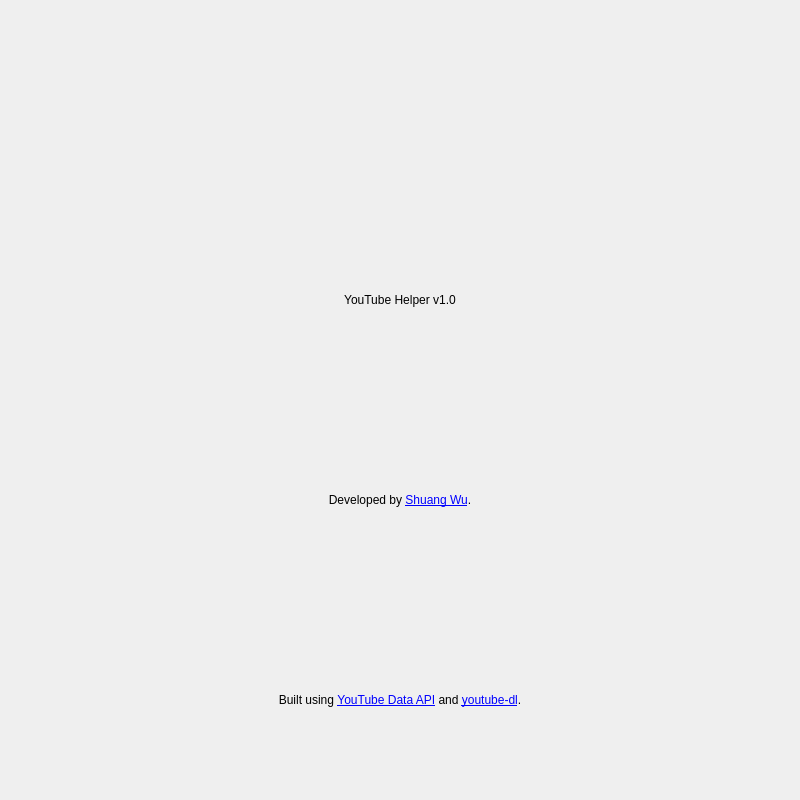
<?xml version="1.0" encoding="UTF-8"?>
<ui version="4.0">
 <class>AboutDialog</class>
 <widget class="QDialog" name="AboutDialog">
  <property name="windowModality">
   <enum>Qt::ApplicationModal</enum>
  </property>
  <property name="geometry">
   <rect>
    <x>0</x>
    <y>0</y>
    <width>800</width>
    <height>800</height>
   </rect>
  </property>
  <property name="sizePolicy">
   <sizepolicy hsizetype="MinimumExpanding" vsizetype="MinimumExpanding">
    <horstretch>0</horstretch>
    <verstretch>0</verstretch>
   </sizepolicy>
  </property>
  <property name="minimumSize">
   <size>
    <width>800</width>
    <height>800</height>
   </size>
  </property>
  <property name="maximumSize">
   <size>
    <width>800</width>
    <height>800</height>
   </size>
  </property>
  <property name="font">
   <font>
    <family>Arial</family>
    <pointsize>9</pointsize>
   </font>
  </property>
  <property name="windowTitle">
   <string>About YouTube Helper</string>
  </property>
  <property name="windowIcon">
   <iconset>
    <normaloff>../assets/Ico.ico</normaloff>../assets/Ico.ico</iconset>
  </property>
  <property name="whatsThis">
   <string/>
  </property>
  <layout class="QVBoxLayout" name="verticalLayout">
   <property name="spacing">
    <number>0</number>
   </property>
   <property name="sizeConstraint">
    <enum>QLayout::SetNoConstraint</enum>
   </property>
   <property name="leftMargin">
    <number>0</number>
   </property>
   <property name="topMargin">
    <number>0</number>
   </property>
   <property name="rightMargin">
    <number>0</number>
   </property>
   <property name="bottomMargin">
    <number>0</number>
   </property>
   <item>
    <widget class="QLabel" name="logo">
     <property name="enabled">
      <bool>true</bool>
     </property>
     <property name="minimumSize">
      <size>
       <width>148</width>
       <height>148</height>
      </size>
     </property>
     <property name="font">
      <font>
       <family>Arial</family>
       <pointsize>9</pointsize>
      </font>
     </property>
     <property name="frameShape">
      <enum>QFrame::NoFrame</enum>
     </property>
     <property name="text">
      <string/>
     </property>
     <property name="pixmap">
      <pixmap>../assets/Ico.ico</pixmap>
     </property>
     <property name="alignment">
      <set>Qt::AlignCenter</set>
     </property>
     <property name="margin">
      <number>4</number>
     </property>
    </widget>
   </item>
   <item>
    <widget class="QLabel" name="name">
     <property name="font">
      <font>
       <family>Arial</family>
       <pointsize>9</pointsize>
      </font>
     </property>
     <property name="text">
      <string>YouTube Helper v1.0</string>
     </property>
     <property name="scaledContents">
      <bool>true</bool>
     </property>
     <property name="alignment">
      <set>Qt::AlignCenter</set>
     </property>
    </widget>
   </item>
   <item>
    <widget class="QLabel" name="developer">
     <property name="font">
      <font>
       <family>Arial</family>
       <pointsize>9</pointsize>
      </font>
     </property>
     <property name="text">
      <string>&lt;html&gt;&lt;head/&gt;&lt;body&gt;&lt;p&gt;Developed by &lt;a href=&quot;https://github.com/BII-wushuang/YouTube_Helper&quot;&gt;&lt;span style=&quot; text-decoration: underline; color:#0000ff;&quot;&gt;Shuang Wu&lt;/span&gt;&lt;/a&gt;.&lt;/p&gt;&lt;/body&gt;&lt;/html&gt;</string>
     </property>
     <property name="alignment">
      <set>Qt::AlignCenter</set>
     </property>
     <property name="openExternalLinks">
      <bool>true</bool>
     </property>
    </widget>
   </item>
   <item>
    <widget class="QLabel" name="libraries">
     <property name="font">
      <font>
       <family>Arial</family>
       <pointsize>9</pointsize>
      </font>
     </property>
     <property name="text">
      <string>&lt;html&gt;&lt;head/&gt;&lt;body&gt;&lt;p&gt;Built using &lt;a href=&quot;https://developers.google.com/youtube/v3&quot;&gt;&lt;span style=&quot; text-decoration: underline; color:#0000ff;&quot;&gt;YouTube Data API&lt;/span&gt;&lt;/a&gt; and &lt;a href=&quot;https://github.com/ytdl-org/youtube-dl&quot;&gt;&lt;span style=&quot; text-decoration: underline; color:#0000ff;&quot;&gt;youtube-dl&lt;/span&gt;&lt;/a&gt;.&lt;/p&gt;&lt;/body&gt;&lt;/html&gt;</string>
     </property>
     <property name="alignment">
      <set>Qt::AlignCenter</set>
     </property>
     <property name="openExternalLinks">
      <bool>true</bool>
     </property>
    </widget>
   </item>
  </layout>
 </widget>
 <resources/>
 <connections/>
</ui>
